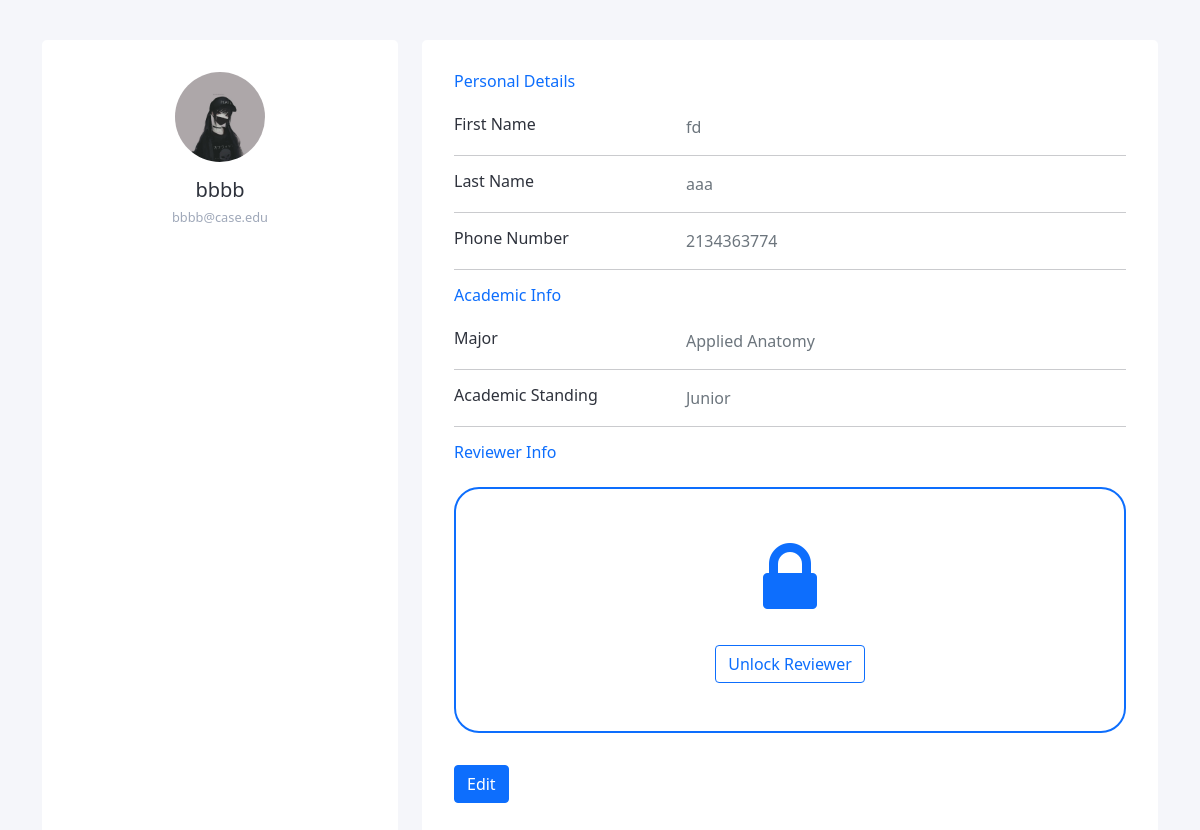
Page /user_profile/ (signed in) on the earlier database version.
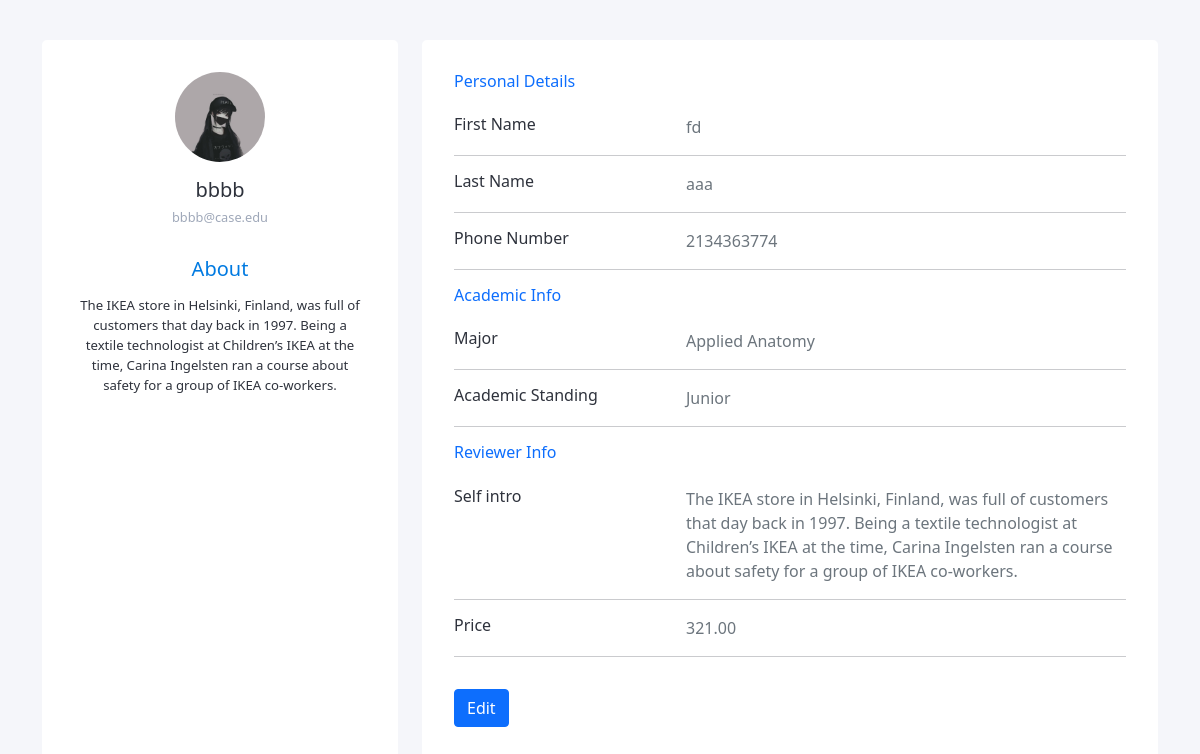
Same page on the later database version.
### resume_review/models.py (models this page shows)
class Account(models.Model):
    FRESHMEN = 'Freshmen'
    SOPHOMORE = 'Sophomore'
    JUNIOR = 'Junior'
    SENIOR = 'Senior'
    GRADUATE = 'Graduate'
    ACADEMIC_STANDING = [
        (FRESHMEN, 'Freshmen'),
        (SOPHOMORE, 'Sophomore'),
        (JUNIOR, 'Junior'),
        (SENIOR, 'Senior'),
        (GRADUATE, 'Graduate'),
    ]
    MAJOR = source_api.get_major_list()
    user = models.ForeignKey(User, on_delete=models.CASCADE)
    first_name = models.CharField(max_length=255)
    last_name = models.CharField(max_length=255)
    major = models.CharField(max_length=255, choices=MAJOR)
    academic = models.CharField(
        max_length=255, choices=ACADEMIC_STANDING)
    phone = models.CharField(max_length=12)
    create_at = models.DateField(auto_now=True)
    avatar = models.ImageField(
        upload_to='profile_pic', null=True, default='uaddsser.png')

class Reviewer(models.Model):
    account = models.ForeignKey(Account, on_delete=models.CASCADE)
    price = models.DecimalField(max_digits=6, decimal_places=2, default=0)
    specialized_field = models.CharField(max_length=255)
    self_intro = models.TextField()
    delivery_time = models.DateTimeField(null=False, default=timezone.now)

### resume_review/views.py (the view, shortened to what this page needs)
# urls.py: path('user_profile/', views.UserProfileView.as_view(), name='user_profile'),
class UserProfileView(FormView):
    template_name = 'user_profile.html'
    form_class = UserProfileForm
    success_url = '/user_profile'
    def get_context_data(self, **kwargs):
        context = super().get_context_data(**kwargs)
        user = self.request.user
        context['user_name'] = user.username if user.is_authenticated else None
        context['email'] = user.email if user.is_authenticated else None
        context['account'] = user_api.get_account_by_user(user)
        account = user_api.get_account_by_user(user)
        reviewer = user_api.get_reviewer_by_account(account)
        if not reviewer:
            context['self_intro'] = ''
            context['reviewer'] = 'false'
            context['price'] = ''
        else:
            context['self_intro'] = reviewer.self_intro
            context['reviewer'] = 'true'
            context['price'] = reviewer.price
        return context
    def get(self, request, *args, **kwargs):
        context = self.get_context_data(**kwargs)
        return self.render_to_response(context)

### resume_review/user_api.py (called while the page is built)
def get_reviewer_by_account(account):
    try:
        reviewers = Reviewer.objects.filter(account=account)
        if len(reviewers) == 0:
            logger.error('cannot find reviewer for %s' % account.user)
            return None
        return reviewers[0]
    except:
        logger.error('get_reviewer_by_account failed')
    return None

def get_account_by_user(user):
    try:
        accounts = Account.objects.filter(user=user)
        if len(accounts) == 0:
            logger.error('cannot find account for user %s' % user)
            return None
        return accounts[0]
    except:
        logger.error('get_account_by_user failed')
    return None

### resume_review/templates/user_profile.html (shortened to what this page needs)
{% load static %}
<!DOCTYPE html>
<html lang="en">
<head>
    <link href="https://maxcdn.bootstrapcdn.com/font-awesome/4.3.0/css/font-awesome.min.css" rel="stylesheet">
    <link href="https://cdn.jsdelivr.net/npm/bootstrap@5.0.2/dist/css/bootstrap.min.css" rel="stylesheet">
    <link rel="stylesheet" href="{% static 'css/user_profile.css' %}" />
</head>
<body>
    <form class="profile-form" id="profile-form" method="post" action="" enctype="multipart/form-data" novalidate>
        <div class="container">
            <div class="row gutters">
                <div class="col-xl-4 col-lg-4 col-md-12 col-sm-12 col-12">
                    <div class="card h-100">
                        <div class="card-body">
                            <div class="account-settings">
                                <div class="user-profile">
                                    <div class="user-avatar">
                                        <img class="profile-pic" src="{{account.avatar.url}}" >
                                    </div>
                                    <h5 class="user-name">{{ user_name }}</h5>
                                    <h6 class="user-email">{{ email }}</h6>
                                    {% if reviewer == 'true' %}
                                    <div class="about">
                                        <h5>About</h5>
                                        <p>{{ self_intro }}</p>
                                    </div>
                                    {% endif %}
                                </div>
                            </div>
                        </div>
                    </div>
                </div>
                <div class="col-xl-8 col-lg-8 col-md-12 col-sm-12 col-12">
                    <div class="card h-100">
                        <div class="card-body">
                            <div class="row mb-3">
                                <div class="col-sm-12">
                                    <h6 class="mb-2 text-primary">Personal Details</h6>
                                </div>
                            </div>
                                <div class="row mb-3">
                                {% with field=form.first_name %}
                                    <div class="col-sm-4">
                                        <h6 class="mb-0">{{ field.label }}</h6>
                                    </div>
                                    <div class="col-sm-8">
                                        <div class="info text-secondary" id="info_first_name">
                                            {{ account.first_name }}
                                        </div>
                                    </div>
                                    {% endwith %}</div>
                                    <div class="info">
                                        <hr>
                                    </div>
                            <div class="row mb-3">
                                {% with field=form.last_name %}
                                <div class="col-sm-4">
                                    <h6 class="mb-0">{{ field.label }}</h6>
                                </div>
                                <div class="col-sm-8">
                                    <div class="info text-secondary" id="info_last_name">
                                        {{ account.last_name }}
                                    </div>
                                </div>
                                {% endwith %}
                            </div>
                            <div class="info">
                                <hr>
                            </div>
                            <div class="row mb-3">
                                {% with field=form.phone_number %}
                                <div class="col-sm-4">
                                    <h6 class="mb-0">{{ field.label }}</h6>
                                </div>
                                <div class="col-sm-8">
                                    <div class="info text-secondary" id="info_phone_number">
                                        {{ account.phone }}
                                    </div>
                                </div>
                                {% endwith %}
                            </div>
                            <div class="info">
                                <hr>
                            </div>
                            <div class="row mb-3">
                                <div class="col-sm-12">
                                    <h6 class="mb-2 text-primary">Academic Info</h6>
                                </div>
                            </div>
                            <div class="row mb-3">
                                {% with field=form.major %}
                                <div class="col-sm-4">
                                    <h6 class="mb-0">{{ field.label }}</h6>
                                </div>
                                <div class="col-sm-8">
                                    <div class="info text-secondary" id="info_major">
                                        {{ account.major }}
                                    </div>
                                </div>
                                {% endwith %}
                            </div>
                            <div class="info">
                                <hr>
                            </div>
                            <div class="row mb-3">
                                {% with field=form.academic_standing %}
                                <div class="col-sm-4">
                                    <h6 class="mb-0">{{ field.label }}</h6>
                                </div>
                                <div class="col-sm-8">
                                    <div class="info text-secondary" id="info_academic_standing">
                                        {{ account.academic }}
                                    </div>
                                </div>
                                {% endwith %}
                            </div>
                            <div class="info">
                                <hr>
                            </div>
                            <div class="row mb-3">
                                <div class="col-sm-12">
                                    <h6 class="mb-2 text-primary">Reviewer Info</h6>
                                </div>
                            </div>
                            {% if reviewer == "false" %}
                            <div class="reviewer-profile card mt-3">
                                <div class="justify-content-center pt-5 pb-5" style="align-items:center">
                                    <h3 class="text-center"><i class="fa fa-lock text-primary fa-3x pb-3"></i></h3>
                                    <button class="btn btn-outline-primary d-flex justify-content-center" style="margin: 0 auto;" id="unlock" type="button"  data-toggle="modal" data-target="#unlockModal">Unlock Reviewer</button>
                                </div>
                            </div>
                            {% else %}
                            <div class="row mb-3">
                                {% with field=form.self_intro %}
                                <div class="col-sm-4">
                                    <h6 class="mb-0">{{ field.label }}</h6>
                                </div>
                                <div class="col-sm-8">
                                    <div class="info text-secondary" id="info_self_intro">
                                        {{ self_intro }}
                                    </div>
                                </div>
                                {% endwith %}
                            </div>
                            <div class="info">
                                <hr>
                            </div>
                            <div class="row mb-3">
                                {% with field=form.price %}
                                <div class="col-sm-4">
                                    <h6 class="mb-0">{{ field.label }}</h6>
                                </div>
                                <div class="col-sm-8">
                                    <div class="info text-secondary" id="info_price">
                                        {{ price }}
                                    </div>
                                </div>
                                {% endwith %}
                            </div>
                            <div class="info">
                                <hr>
                            </div>
                            {% endif %}
                            <div class="row mb-3">
                                <div class="col-sm-8">
                                    <div class="text-right mt-3">
                                        <div class="info">
                                            <button type="button" name="edit" id="edit" class="btn btn-primary">Edit</button>
                                        </div>
                                    </div>
                                </div>
                            </div>
                        </div>
                    </div>
                </div>
            </div>
        </div>
    </form>
</body>
</html>

### static/css/user_profile.css (style rules this page uses)
body { margin: 0; padding-top: 40px; color: #2e323c; background: #f5f6fa; position: relative; height: 100%; }
.account-settings .user-profile { margin: 0 0 1rem 0; padding-bottom: 1rem; text-align: center; }
.account-settings .user-profile .user-avatar { margin: 0 0 1rem 0; }
.account-settings .user-profile .user-avatar img { width: 90px; height: 90px; -webkit-border-radius: 100px; -moz-border-radius: 100px; border-radius: 100px; }
.account-settings .user-profile h5.user-name { margin: 0 0 0.5rem 0; }
.account-settings .user-profile h6.user-email { margin: 0; font-size: 0.8rem; font-weight: 400; color: #9fa8b9; }
.account-settings .about { margin: 2rem 0 0 0; text-align: center; }
.account-settings .about h5 { margin: 0 0 15px 0; color: #007ae1; }
.account-settings .about p { font-size: 0.825rem; }
.card { background: #ffffff; -webkit-border-radius: 5px; -moz-border-radius: 5px; border-radius: 5px; border: 0; margin-bottom: 1rem; }
.card-body { padding: 2rem 2rem; }
.profile-pic { max-width: 200px; max-height:200px; margin: 0 auto; border-radius: 50%; }

Differences in the rows shown:
added Reviewer: self_intro "The IKEA store in Helsinki, Finland, was full of customers that day back in 1997. Being a textile technologist at Children’s IKEA at the time, Carina Ingelsten ran a course about safety for a group of IKEA co-workers.", price "321.00"
Other differences:
{{ field.label }}: (not shown) → "Self intro"
{{ field.label }}: (not shown) → "Price"
text no longer shown: "Unlock Reviewer"
text now shown: "About"
